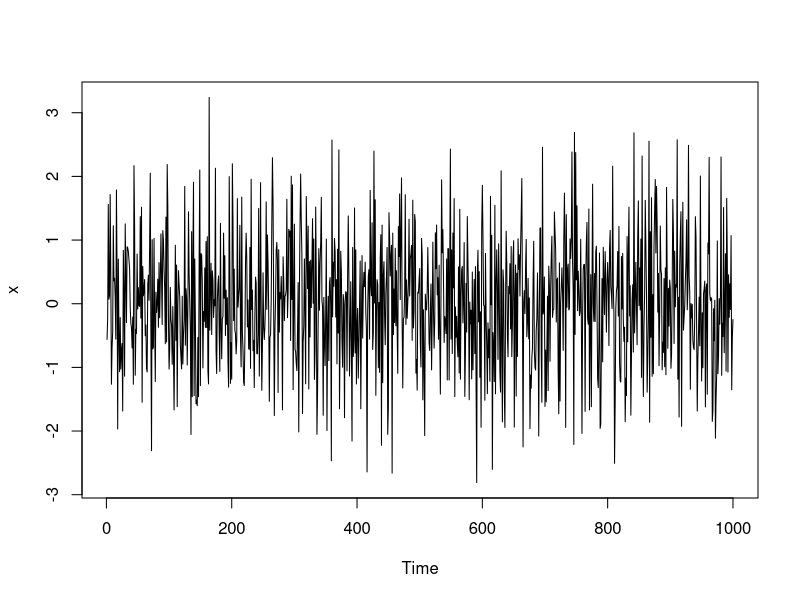
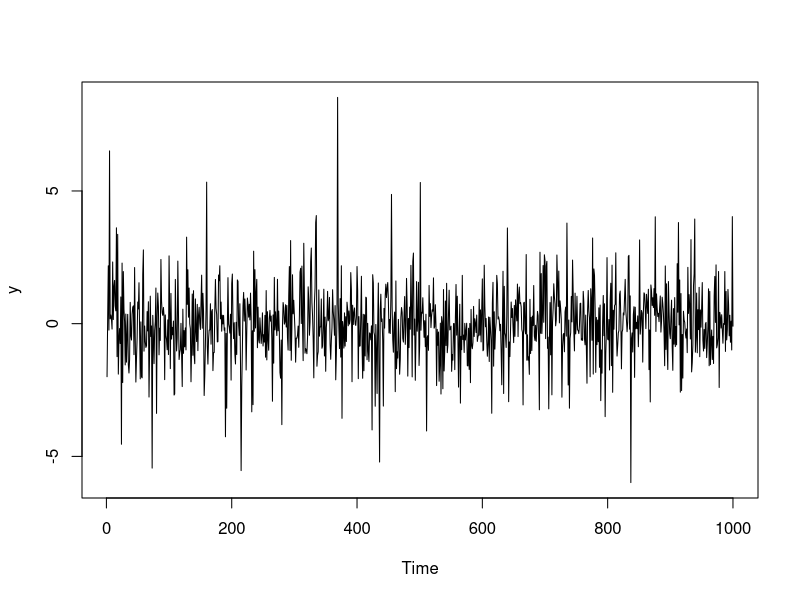

R code for these plots, in order:
set.seed(123)
n <- 1000 # 時系列の長さ
x <- ts(rnorm(n)) # 正規分布の場合. ts()でtsクラスのオブジェクトを作る
plot(x)
y <- ts(rt(n, df = 4)) # 自由度4のt分布の場合
plot(y)